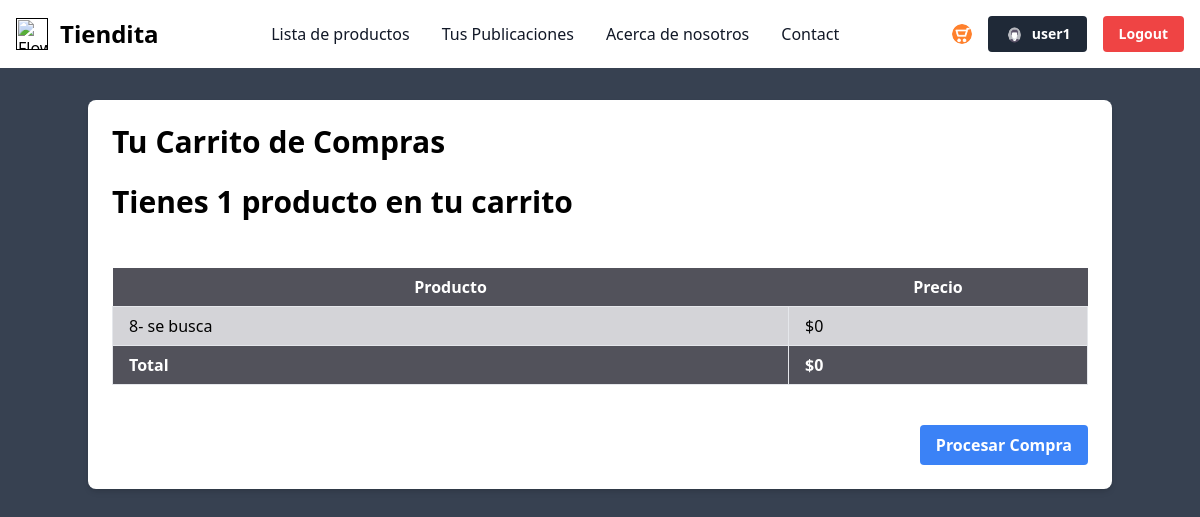
The page /tienda/carro-compra/3 (signed in) on the database its author committed.
### tienda/models.py (models this page shows)
class Compra(models.Model):
    nombreCompra = models.CharField(max_length=100, null=False)
    precioCompra = models.IntegerField(default=0, null=False)
    usuarioID = models.ForeignKey(User, on_delete=models.CASCADE)
    postID = models.ForeignKey(Post, on_delete=models.CASCADE)

### tienda/views.py (the view)
# urls.py: path("carro-compra/<int:user_id>", VerCarro.as_view(), name="carro"),
class VerCarro(View):
    def get(self, request, user_id, *args, **kwargs):
        compras = Compra.objects.filter(usuarioID__id=user_id)
        total_precio = sum(compra.precioCompra for compra in compras)
        total_compra = compras.count()
        context = {
            "compras": compras,
            "total_precio": total_precio,
            "total_compra": total_compra,
        }
        return render(request, "productos/carro_compra.html", context)

### templates/productos/carro_compra.html
{% extends "base.html" %}
{% load static %}
{% block content %}
<div class="container mx-auto mt-8 p-6 bg-white shadow-md rounded-lg">
    <h2 class="text-3xl font-bold mb-6">Tu Carrito de Compras</h2>
    {% if not compras %}
        <p class="text-center text-gray-600 mt-8">No tienes nada en el carro</p>
    {% else %}
    {% if total_compra == 1 %}
        <h2 class="text-3xl font-bold mb-6">Tienes {{total_compra}} producto en tu carrito</h2>
    {% else %}
        <h2 class="text-3xl font-bold mb-6">Tienes {{total_compra}} productos en tu carrito</h2>
    {% endif %}
    <br>
        <table class="min-w-full bg-white">
            <thead>
                <tr>
                    <th class="py-2 bg-zinc-600 text-white">Producto</th>
                    <th class="py-2 bg-zinc-600 text-white">Precio</th>
                </tr>
            </thead>
            <tbody>
                {% for compra in compras %}
                <tr>
                    <td class="border px-4 py-2 bg-zinc-300">{{ compra.id }}- {{ compra.nombreCompra }}</td>
                    <td class="border px-4 py-2 bg-zinc-300">${{ compra.precioCompra }}</td>
                </tr>
                {% endfor %}
                <tr>
                    <td class="border px-4 py-2 bg-zinc-600 text-white font-bold">Total</td>
                    <td class="border px-4 py-2 font-bold bg-zinc-600 text-white">${{ total_precio }}</td>
                </tr>
            </tbody>
        </table>
        <br>
        <div class="flex justify-end">
            <a href="#" class="mt-4 bg-blue-500 hover:bg-blue-700 text-white font-bold py-2 px-4 rounded">Procesar Compra</a>
        </div>
    {% endif %}
</div>
{% endblock content %}

### templates/base.html (shortened to what this page needs)
{% load static tailwind_tags %}
<html lang="en">
<head>
    {% tailwind_css %}
</head>
<body class="bg-gray-700">
<nav class="bg-white border-gray-200 dark:bg-gray-900">
    <div class="max-w-screen-xl flex flex-wrap items-center justify-between mx-auto p-4">
    <a href="" class="flex items-center space-x-3 rtl:space-x-reverse">
        <img src="https://flowbite.com/docs/images/logo.svg" class="h-8" alt="Flowbite Logo" />
        <span class="self-center text-2xl font-semibold whitespace-nowrap dark:text-white">Tiendita</span>
    </a>
    <div class="flex items-center md:order-2 space-x-3 md:space-x-0 rtl:space-x-reverse">
    <div class="flex items-center">
      {% if user.is_authenticated %}
      <a href="{% url "tienda:carro" user.id %}">
      <img class="w-5 h-5 rounded-full" src="/media/images/carroBlanco.png" alt=" img carro">
      </a>
      <a href="{% url 'tienda:userUpdate' user.pk %}">
        <button type="button" class="flex items-center text-sm ml-4 bg-gray-800 text-white font-bold  py-2 px-4 rounded" id="user-menu-button" aria-expanded="false" data-dropdown-toggle="user-dropdown" data-dropdown-placement="bottom">
            <img class="w-5 h-5 rounded-full" src="/media/images/usuario.png" alt="User Avatar">
            <span class="ml-2">{{ user.username  }}</span>
        </button>
      </a>
      <a href="{% url 'tienda:logout' %}" class="ml-4 text-sm bg-red-500 hover:bg-red-700 text-white font-bold py-2 px-4 rounded">Logout</a>
      {% endif %}
    </div>
    </div>
    <div class="items-center justify-between hidden w-full md:flex md:w-auto md:order-1" id="navbar-user">
      <ul class="flex flex-col font-medium p-4 md:p-0 mt-4 border border-gray-100 rounded-lg bg-gray-50 md:space-x-8 rtl:space-x-reverse md:flex-row md:mt-0 md:border-0 md:bg-white dark:bg-gray-800 md:dark:bg-gray-900 dark:border-gray-700">
        <li>
          <a href=" {% url "tienda:home" %}" class="block py-2 px-3 text-gray-900 rounded hover:bg-gray-100 md:hover:bg-transparent md:hover:text-blue-700 md:p-0 dark:text-white md:dark:hover:text-blue-500 dark:hover:bg-gray-700 dark:hover:text-white md:dark:hover:bg-transparent dark:border-gray-700">Lista de productos</a>
        </li>
        {% if user.is_authenticated %}
        <li>
          <a href="{% url "tienda:tusPost" user.id %}" class="block py-2 px-3 text-gray-900 rounded hover:bg-gray-100 md:hover:bg-transparent md:hover:text-blue-700 md:p-0 dark:text-white md:dark:hover:text-blue-500 dark:hover:bg-gray-700 dark:hover:text-white md:dark:hover:bg-transparent dark:border-gray-700">Tus Publicaciones</a>
        </li>
        {% endif %}
        <li>
          <a href="#" class="block py-2 px-3 text-gray-900 rounded hover:bg-gray-100 md:hover:bg-transparent md:hover:text-blue-700 md:p-0 dark:text-white md:dark:hover:text-blue-500 dark:hover:bg-gray-700 dark:hover:text-white md:dark:hover:bg-transparent dark:border-gray-700">Acerca de nosotros</a>
        </li>
        <li>
          <a href="#" class="block py-2 px-3 text-gray-900 rounded hover:bg-gray-100 md:hover:bg-transparent md:hover:text-blue-700 md:p-0 dark:text-white md:dark:hover:text-blue-500 dark:hover:bg-gray-700 dark:hover:text-white md:dark:hover:bg-transparent dark:border-gray-700">Contact</a>
        </li>
      </ul>
    </div>
    </div>
  </nav>
    {% block content %}{% endblock content %}
</body>
</html>

### rows shown on the page
Compra: id "8", nombreCompra "se busca", precioCompra "0"

### other values the page prints
{{ user.username }} "user1"
{{ total_compra }} "1"
{{ total_precio }} "0"
